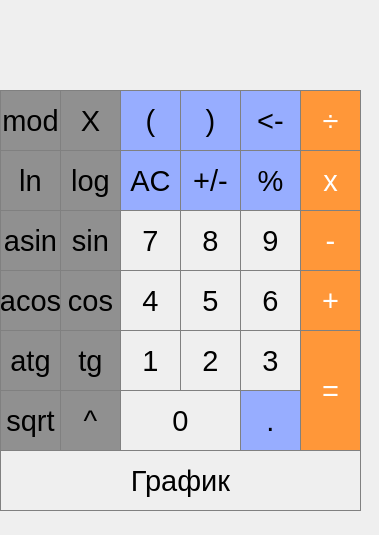
<?xml version="1.0" encoding="UTF-8"?>
<ui version="4.0">
 <class>MainWindow</class>
 <widget class="QMainWindow" name="MainWindow">
  <property name="geometry">
   <rect>
    <x>0</x>
    <y>0</y>
    <width>379</width>
    <height>535</height>
   </rect>
  </property>
  <property name="windowTitle">
   <string>MainWindow</string>
  </property>
  <property name="main" stdset="0">
   <string/>
  </property>
  <widget class="QWidget" name="centralwidget">
   <widget class="QLabel" name="result_show">
    <property name="geometry">
     <rect>
      <x>0</x>
      <y>0</y>
      <width>361</width>
      <height>91</height>
     </rect>
    </property>
    <property name="font">
     <font>
      <pointsize>20</pointsize>
     </font>
    </property>
    <property name="styleSheet">
     <string notr="true">QLabel {
  qproperty-alignment: 'AlignVCenter | AlignRight';
  border-bottom: 1px solid gray;
}

background-color : white;</string>
    </property>
    <property name="text">
     <string/>
    </property>
    <property name="alignment">
     <set>Qt::AlignLeading|Qt::AlignLeft|Qt::AlignVCenter</set>
    </property>
   </widget>
   <widget class="QPushButton" name="pushButton_AC">
    <property name="geometry">
     <rect>
      <x>120</x>
      <y>150</y>
      <width>61</width>
      <height>61</height>
     </rect>
    </property>
    <property name="font">
     <font>
      <pointsize>22</pointsize>
     </font>
    </property>
    <property name="styleSheet">
     <string notr="true">QPushButton {
  background-color: rgb(151, 173, 255);
  border: 1px solid gray;
}
QPushButton:pressed {
    background-color: qlineargradient(x1: 0, y1: 0, x2: 0, y2: 1,
                                      stop: 0 #BEBEBE, stop: 1 #D7D7D7);
}</string>
    </property>
    <property name="text">
     <string>AC</string>
    </property>
   </widget>
   <widget class="QPushButton" name="pushButton_plus_minus">
    <property name="geometry">
     <rect>
      <x>180</x>
      <y>150</y>
      <width>61</width>
      <height>61</height>
     </rect>
    </property>
    <property name="font">
     <font>
      <pointsize>22</pointsize>
     </font>
    </property>
    <property name="styleSheet">
     <string notr="true">QPushButton {
  background-color: rgb(151, 173, 255);
  border: 1px solid gray;
}
QPushButton:pressed {
    background-color: qlineargradient(x1: 0, y1: 0, x2: 0, y2: 1,
                                      stop: 0 #BEBEBE, stop: 1 #D7D7D7);
}</string>
    </property>
    <property name="text">
     <string>+/-</string>
    </property>
   </widget>
   <widget class="QPushButton" name="pushButton_percent">
    <property name="geometry">
     <rect>
      <x>240</x>
      <y>150</y>
      <width>61</width>
      <height>61</height>
     </rect>
    </property>
    <property name="font">
     <font>
      <pointsize>22</pointsize>
     </font>
    </property>
    <property name="styleSheet">
     <string notr="true">QPushButton {
  background-color: rgb(151, 173, 255);
  border: 1px solid gray;
}
QPushButton:pressed {
    background-color: qlineargradient(x1: 0, y1: 0, x2: 0, y2: 1,
                                      stop: 0 #BEBEBE, stop: 1 #D7D7D7);
}</string>
    </property>
    <property name="text">
     <string>%</string>
    </property>
   </widget>
   <widget class="QPushButton" name="pushButton_divide">
    <property name="geometry">
     <rect>
      <x>300</x>
      <y>90</y>
      <width>61</width>
      <height>61</height>
     </rect>
    </property>
    <property name="font">
     <font>
      <pointsize>22</pointsize>
     </font>
    </property>
    <property name="styleSheet">
     <string notr="true">QPushButton {
  background-color: rgb(255, 151, 57);
  color: white; 
  border: 1px solid gray;
}

QPushButton:pressed {
    background-color: qlineargradient(x1: 0, y1: 0, x2: 0, y2: 1,
                                      stop: 0 #FF7832, stop: 1 #FF9739);
}</string>
    </property>
    <property name="text">
     <string>÷</string>
    </property>
   </widget>
   <widget class="QPushButton" name="pushButton_8">
    <property name="geometry">
     <rect>
      <x>180</x>
      <y>210</y>
      <width>61</width>
      <height>61</height>
     </rect>
    </property>
    <property name="font">
     <font>
      <pointsize>22</pointsize>
     </font>
    </property>
    <property name="styleSheet">
     <string notr="true">QPushButton {
   border: 1px solid gray;
}
QPushButton:pressed {
    background-color: qlineargradient(x1: 0, y1: 0, x2: 0, y2: 1,
                                      stop: 0 #dadbde, stop: 1 #f6f7fa);
}</string>
    </property>
    <property name="text">
     <string>8</string>
    </property>
   </widget>
   <widget class="QPushButton" name="pushButton_9">
    <property name="geometry">
     <rect>
      <x>240</x>
      <y>210</y>
      <width>61</width>
      <height>61</height>
     </rect>
    </property>
    <property name="font">
     <font>
      <pointsize>22</pointsize>
     </font>
    </property>
    <property name="styleSheet">
     <string notr="true">QPushButton {
   border: 1px solid gray;
}
QPushButton:pressed {
    background-color: qlineargradient(x1: 0, y1: 0, x2: 0, y2: 1,
                                      stop: 0 #dadbde, stop: 1 #f6f7fa);
}</string>
    </property>
    <property name="text">
     <string>9</string>
    </property>
   </widget>
   <widget class="QPushButton" name="pushButton_mult">
    <property name="geometry">
     <rect>
      <x>300</x>
      <y>150</y>
      <width>61</width>
      <height>61</height>
     </rect>
    </property>
    <property name="font">
     <font>
      <pointsize>22</pointsize>
     </font>
    </property>
    <property name="styleSheet">
     <string notr="true">QPushButton {
  background-color: rgb(255, 151, 57);
  color: white; 
  border: 1px solid gray;
}

QPushButton:pressed {
    background-color: qlineargradient(x1: 0, y1: 0, x2: 0, y2: 1,
                                      stop: 0 #FF7832, stop: 1 #FF9739);
}</string>
    </property>
    <property name="text">
     <string>x</string>
    </property>
   </widget>
   <widget class="QPushButton" name="pushButton_7">
    <property name="geometry">
     <rect>
      <x>120</x>
      <y>210</y>
      <width>61</width>
      <height>61</height>
     </rect>
    </property>
    <property name="font">
     <font>
      <pointsize>22</pointsize>
     </font>
    </property>
    <property name="styleSheet">
     <string notr="true">QPushButton {
   border: 1px solid gray;
}
QPushButton:pressed {
    background-color: qlineargradient(x1: 0, y1: 0, x2: 0, y2: 1,
                                      stop: 0 #dadbde, stop: 1 #f6f7fa);
}</string>
    </property>
    <property name="text">
     <string>7</string>
    </property>
   </widget>
   <widget class="QPushButton" name="pushButton_2">
    <property name="geometry">
     <rect>
      <x>180</x>
      <y>330</y>
      <width>61</width>
      <height>61</height>
     </rect>
    </property>
    <property name="font">
     <font>
      <pointsize>22</pointsize>
     </font>
    </property>
    <property name="styleSheet">
     <string notr="true">QPushButton {
   border: 1px solid gray;
}
QPushButton:pressed {
    background-color: qlineargradient(x1: 0, y1: 0, x2: 0, y2: 1,
                                      stop: 0 #dadbde, stop: 1 #f6f7fa);
}</string>
    </property>
    <property name="text">
     <string>2</string>
    </property>
   </widget>
   <widget class="QPushButton" name="pushButton_3">
    <property name="geometry">
     <rect>
      <x>240</x>
      <y>330</y>
      <width>61</width>
      <height>61</height>
     </rect>
    </property>
    <property name="font">
     <font>
      <pointsize>22</pointsize>
     </font>
    </property>
    <property name="styleSheet">
     <string notr="true">QPushButton {
   border: 1px solid gray;
}
QPushButton:pressed {
    background-color: qlineargradient(x1: 0, y1: 0, x2: 0, y2: 1,
                                      stop: 0 #dadbde, stop: 1 #f6f7fa);
}</string>
    </property>
    <property name="text">
     <string>3</string>
    </property>
   </widget>
   <widget class="QPushButton" name="pushButton_5">
    <property name="geometry">
     <rect>
      <x>180</x>
      <y>270</y>
      <width>61</width>
      <height>61</height>
     </rect>
    </property>
    <property name="font">
     <font>
      <pointsize>22</pointsize>
     </font>
    </property>
    <property name="styleSheet">
     <string notr="true">QPushButton {
   border: 1px solid gray;
}
QPushButton:pressed {
    background-color: qlineargradient(x1: 0, y1: 0, x2: 0, y2: 1,
                                      stop: 0 #dadbde, stop: 1 #f6f7fa);
}</string>
    </property>
    <property name="text">
     <string>5</string>
    </property>
   </widget>
   <widget class="QPushButton" name="pushButton_6">
    <property name="geometry">
     <rect>
      <x>240</x>
      <y>270</y>
      <width>61</width>
      <height>61</height>
     </rect>
    </property>
    <property name="font">
     <font>
      <pointsize>22</pointsize>
     </font>
    </property>
    <property name="styleSheet">
     <string notr="true">QPushButton {
   border: 1px solid gray;
}
QPushButton:pressed {
    background-color: qlineargradient(x1: 0, y1: 0, x2: 0, y2: 1,
                                      stop: 0 #dadbde, stop: 1 #f6f7fa);
}</string>
    </property>
    <property name="text">
     <string>6</string>
    </property>
   </widget>
   <widget class="QPushButton" name="pushButton_minus">
    <property name="geometry">
     <rect>
      <x>300</x>
      <y>210</y>
      <width>61</width>
      <height>61</height>
     </rect>
    </property>
    <property name="font">
     <font>
      <pointsize>22</pointsize>
     </font>
    </property>
    <property name="styleSheet">
     <string notr="true">QPushButton {
  background-color: rgb(255, 151, 57);
  color: white; 
  border: 1px solid gray;
}

QPushButton:pressed {
    background-color: qlineargradient(x1: 0, y1: 0, x2: 0, y2: 1,
                                      stop: 0 #FF7832, stop: 1 #FF9739);
}</string>
    </property>
    <property name="text">
     <string>-</string>
    </property>
   </widget>
   <widget class="QPushButton" name="pushButton_plus">
    <property name="geometry">
     <rect>
      <x>300</x>
      <y>270</y>
      <width>61</width>
      <height>61</height>
     </rect>
    </property>
    <property name="font">
     <font>
      <pointsize>22</pointsize>
     </font>
    </property>
    <property name="styleSheet">
     <string notr="true">QPushButton {
  background-color: rgb(255, 151, 57);
  color: white; 
  border: 1px solid gray;
}

QPushButton:pressed {
    background-color: qlineargradient(x1: 0, y1: 0, x2: 0, y2: 1,
                                      stop: 0 #FF7832, stop: 1 #FF9739);
}</string>
    </property>
    <property name="text">
     <string>+</string>
    </property>
   </widget>
   <widget class="QPushButton" name="pushButton_4">
    <property name="geometry">
     <rect>
      <x>120</x>
      <y>270</y>
      <width>61</width>
      <height>61</height>
     </rect>
    </property>
    <property name="font">
     <font>
      <pointsize>22</pointsize>
     </font>
    </property>
    <property name="styleSheet">
     <string notr="true">QPushButton {
   border: 1px solid gray;
}
QPushButton:pressed {
    background-color: qlineargradient(x1: 0, y1: 0, x2: 0, y2: 1,
                                      stop: 0 #dadbde, stop: 1 #f6f7fa);
}</string>
    </property>
    <property name="text">
     <string>4</string>
    </property>
   </widget>
   <widget class="QPushButton" name="pushButton_1">
    <property name="geometry">
     <rect>
      <x>120</x>
      <y>330</y>
      <width>61</width>
      <height>61</height>
     </rect>
    </property>
    <property name="font">
     <font>
      <pointsize>22</pointsize>
     </font>
    </property>
    <property name="styleSheet">
     <string notr="true">QPushButton {
   border: 1px solid gray;
}
QPushButton:pressed {
    background-color: qlineargradient(x1: 0, y1: 0, x2: 0, y2: 1,
                                      stop: 0 #dadbde, stop: 1 #f6f7fa);
}</string>
    </property>
    <property name="text">
     <string>1</string>
    </property>
   </widget>
   <widget class="QPushButton" name="pushButton_0">
    <property name="geometry">
     <rect>
      <x>120</x>
      <y>390</y>
      <width>121</width>
      <height>61</height>
     </rect>
    </property>
    <property name="font">
     <font>
      <pointsize>22</pointsize>
     </font>
    </property>
    <property name="styleSheet">
     <string notr="true">QPushButton {
   border: 1px solid gray;
}
QPushButton:pressed {
    background-color: qlineargradient(x1: 0, y1: 0, x2: 0, y2: 1,
                                      stop: 0 #dadbde, stop: 1 #f6f7fa);
}</string>
    </property>
    <property name="text">
     <string>0</string>
    </property>
   </widget>
   <widget class="QPushButton" name="pushButton_dot">
    <property name="geometry">
     <rect>
      <x>240</x>
      <y>390</y>
      <width>61</width>
      <height>61</height>
     </rect>
    </property>
    <property name="font">
     <font>
      <pointsize>22</pointsize>
     </font>
    </property>
    <property name="styleSheet">
     <string notr="true">QPushButton {
  background-color: rgb(151, 173, 255);
  border: 1px solid gray;
}
QPushButton:pressed {
    background-color: qlineargradient(x1: 0, y1: 0, x2: 0, y2: 1,
                                      stop: 0 #BEBEBE, stop: 1 #D7D7D7);
}</string>
    </property>
    <property name="text">
     <string>.</string>
    </property>
   </widget>
   <widget class="QPushButton" name="pushButton_operate">
    <property name="geometry">
     <rect>
      <x>300</x>
      <y>330</y>
      <width>61</width>
      <height>121</height>
     </rect>
    </property>
    <property name="font">
     <font>
      <pointsize>22</pointsize>
     </font>
    </property>
    <property name="styleSheet">
     <string notr="true">QPushButton {
  background-color: rgb(255, 151, 57);
  color: white; 
  border: 1px solid gray;
}

QPushButton:pressed {
    background-color: qlineargradient(x1: 0, y1: 0, x2: 0, y2: 1,
                                      stop: 0 #FF7832, stop: 1 #FF9739);
}</string>
    </property>
    <property name="text">
     <string>=</string>
    </property>
   </widget>
   <widget class="QPushButton" name="pushButton_sin">
    <property name="geometry">
     <rect>
      <x>60</x>
      <y>210</y>
      <width>61</width>
      <height>61</height>
     </rect>
    </property>
    <property name="font">
     <font>
      <pointsize>22</pointsize>
     </font>
    </property>
    <property name="styleSheet">
     <string notr="true">QPushButton {
  background-color: rgb(144, 144, 144);
  border: 1px solid gray;
}
QPushButton:pressed {
    background-color: qlineargradient(x1: 0, y1: 0, x2: 0, y2: 1,
                                      stop: 0 #BEBEBE, stop: 1 #D7D7D7);
}</string>
    </property>
    <property name="text">
     <string>sin</string>
    </property>
   </widget>
   <widget class="QPushButton" name="pushButton_cos">
    <property name="geometry">
     <rect>
      <x>60</x>
      <y>270</y>
      <width>61</width>
      <height>61</height>
     </rect>
    </property>
    <property name="font">
     <font>
      <pointsize>22</pointsize>
     </font>
    </property>
    <property name="styleSheet">
     <string notr="true">QPushButton {
  background-color: rgb(144, 144, 144);
  border: 1px solid gray;
}
QPushButton:pressed {
    background-color: qlineargradient(x1: 0, y1: 0, x2: 0, y2: 1,
                                      stop: 0 #BEBEBE, stop: 1 #D7D7D7);
}</string>
    </property>
    <property name="text">
     <string>cos</string>
    </property>
   </widget>
   <widget class="QPushButton" name="pushButton_log">
    <property name="geometry">
     <rect>
      <x>60</x>
      <y>150</y>
      <width>61</width>
      <height>61</height>
     </rect>
    </property>
    <property name="font">
     <font>
      <pointsize>22</pointsize>
     </font>
    </property>
    <property name="styleSheet">
     <string notr="true">QPushButton {
  background-color: rgb(144, 144, 144);
  border: 1px solid gray;
}
QPushButton:pressed {
    background-color: qlineargradient(x1: 0, y1: 0, x2: 0, y2: 1,
                                      stop: 0 #BEBEBE, stop: 1 #D7D7D7);
}</string>
    </property>
    <property name="text">
     <string>log</string>
    </property>
   </widget>
   <widget class="QPushButton" name="pushButton_tan">
    <property name="geometry">
     <rect>
      <x>60</x>
      <y>330</y>
      <width>61</width>
      <height>61</height>
     </rect>
    </property>
    <property name="font">
     <font>
      <pointsize>22</pointsize>
     </font>
    </property>
    <property name="styleSheet">
     <string notr="true">QPushButton {
  background-color: rgb(144, 144, 144);
  border: 1px solid gray;
}
QPushButton:pressed {
    background-color: qlineargradient(x1: 0, y1: 0, x2: 0, y2: 1,
                                      stop: 0 #BEBEBE, stop: 1 #D7D7D7);
}</string>
    </property>
    <property name="text">
     <string>tg</string>
    </property>
   </widget>
   <widget class="QPushButton" name="pushButton_pow">
    <property name="geometry">
     <rect>
      <x>60</x>
      <y>390</y>
      <width>61</width>
      <height>61</height>
     </rect>
    </property>
    <property name="font">
     <font>
      <pointsize>22</pointsize>
     </font>
    </property>
    <property name="styleSheet">
     <string notr="true">QPushButton {
  background-color: rgb(144, 144, 144);
  border: 1px solid gray;
}
QPushButton:pressed {
    background-color: qlineargradient(x1: 0, y1: 0, x2: 0, y2: 1,
                                      stop: 0 #BEBEBE, stop: 1 #D7D7D7);
}</string>
    </property>
    <property name="text">
     <string>^</string>
    </property>
   </widget>
   <widget class="QPushButton" name="pushButton_bracket_open">
    <property name="geometry">
     <rect>
      <x>120</x>
      <y>90</y>
      <width>61</width>
      <height>61</height>
     </rect>
    </property>
    <property name="font">
     <font>
      <pointsize>22</pointsize>
     </font>
    </property>
    <property name="styleSheet">
     <string notr="true">QPushButton {
  background-color: rgb(151, 173, 255);
  border: 1px solid gray;
}
QPushButton:pressed {
    background-color: qlineargradient(x1: 0, y1: 0, x2: 0, y2: 1,
                                      stop: 0 #BEBEBE, stop: 1 #D7D7D7);
}</string>
    </property>
    <property name="text">
     <string>(</string>
    </property>
   </widget>
   <widget class="QPushButton" name="pushButton_bracket_close">
    <property name="geometry">
     <rect>
      <x>180</x>
      <y>90</y>
      <width>61</width>
      <height>61</height>
     </rect>
    </property>
    <property name="font">
     <font>
      <pointsize>22</pointsize>
     </font>
    </property>
    <property name="styleSheet">
     <string notr="true">QPushButton {
  background-color: rgb(151, 173, 255);
  border: 1px solid gray;
}
QPushButton:pressed {
    background-color: qlineargradient(x1: 0, y1: 0, x2: 0, y2: 1,
                                      stop: 0 #BEBEBE, stop: 1 #D7D7D7);
}</string>
    </property>
    <property name="text">
     <string>)</string>
    </property>
   </widget>
   <widget class="QPushButton" name="pushButton_clear">
    <property name="geometry">
     <rect>
      <x>240</x>
      <y>90</y>
      <width>61</width>
      <height>61</height>
     </rect>
    </property>
    <property name="font">
     <font>
      <pointsize>22</pointsize>
     </font>
    </property>
    <property name="styleSheet">
     <string notr="true">QPushButton {
  background-color: rgb(151, 173, 255);
  border: 1px solid gray;
}
QPushButton:pressed {
    background-color: qlineargradient(x1: 0, y1: 0, x2: 0, y2: 1,
                                      stop: 0 #BEBEBE, stop: 1 #D7D7D7);
}</string>
    </property>
    <property name="text">
     <string>&lt;-</string>
    </property>
   </widget>
   <widget class="QPushButton" name="pushButton_atan">
    <property name="geometry">
     <rect>
      <x>0</x>
      <y>330</y>
      <width>61</width>
      <height>61</height>
     </rect>
    </property>
    <property name="font">
     <font>
      <pointsize>22</pointsize>
     </font>
    </property>
    <property name="styleSheet">
     <string notr="true">QPushButton {
  background-color: rgb(144, 144, 144);
  border: 1px solid gray;
}
QPushButton:pressed {
    background-color: qlineargradient(x1: 0, y1: 0, x2: 0, y2: 1,
                                      stop: 0 #BEBEBE, stop: 1 #D7D7D7);
}</string>
    </property>
    <property name="text">
     <string>atg</string>
    </property>
   </widget>
   <widget class="QPushButton" name="pushButton_asin">
    <property name="geometry">
     <rect>
      <x>0</x>
      <y>210</y>
      <width>61</width>
      <height>61</height>
     </rect>
    </property>
    <property name="font">
     <font>
      <pointsize>22</pointsize>
     </font>
    </property>
    <property name="styleSheet">
     <string notr="true">QPushButton {
  background-color: rgb(144, 144, 144);
  border: 1px solid gray;
}
QPushButton:pressed {
    background-color: qlineargradient(x1: 0, y1: 0, x2: 0, y2: 1,
                                      stop: 0 #BEBEBE, stop: 1 #D7D7D7);
}</string>
    </property>
    <property name="text">
     <string>asin</string>
    </property>
   </widget>
   <widget class="QPushButton" name="pushButton_ln">
    <property name="geometry">
     <rect>
      <x>0</x>
      <y>150</y>
      <width>61</width>
      <height>61</height>
     </rect>
    </property>
    <property name="font">
     <font>
      <pointsize>22</pointsize>
     </font>
    </property>
    <property name="styleSheet">
     <string notr="true">QPushButton {
  background-color: rgb(144, 144, 144);
  border: 1px solid gray;
}
QPushButton:pressed {
    background-color: qlineargradient(x1: 0, y1: 0, x2: 0, y2: 1,
                                      stop: 0 #BEBEBE, stop: 1 #D7D7D7);
}</string>
    </property>
    <property name="text">
     <string>ln</string>
    </property>
   </widget>
   <widget class="QPushButton" name="pushButton_sqrt">
    <property name="geometry">
     <rect>
      <x>0</x>
      <y>390</y>
      <width>61</width>
      <height>61</height>
     </rect>
    </property>
    <property name="font">
     <font>
      <pointsize>22</pointsize>
     </font>
    </property>
    <property name="styleSheet">
     <string notr="true">QPushButton {
  background-color: rgb(144, 144, 144);
  border: 1px solid gray;
}
QPushButton:pressed {
    background-color: qlineargradient(x1: 0, y1: 0, x2: 0, y2: 1,
                                      stop: 0 #BEBEBE, stop: 1 #D7D7D7);
}</string>
    </property>
    <property name="text">
     <string>sqrt</string>
    </property>
   </widget>
   <widget class="QPushButton" name="pushButton_acos">
    <property name="geometry">
     <rect>
      <x>0</x>
      <y>270</y>
      <width>61</width>
      <height>61</height>
     </rect>
    </property>
    <property name="font">
     <font>
      <pointsize>22</pointsize>
     </font>
    </property>
    <property name="styleSheet">
     <string notr="true">QPushButton {
  background-color: rgb(144, 144, 144);
  border: 1px solid gray;
}
QPushButton:pressed {
    background-color: qlineargradient(x1: 0, y1: 0, x2: 0, y2: 1,
                                      stop: 0 #BEBEBE, stop: 1 #D7D7D7);
}</string>
    </property>
    <property name="text">
     <string>acos</string>
    </property>
   </widget>
   <widget class="QPushButton" name="pushButton_value_x">
    <property name="geometry">
     <rect>
      <x>60</x>
      <y>90</y>
      <width>61</width>
      <height>61</height>
     </rect>
    </property>
    <property name="font">
     <font>
      <pointsize>22</pointsize>
     </font>
    </property>
    <property name="styleSheet">
     <string notr="true">QPushButton {
  background-color: rgb(144, 144, 144);
  border: 1px solid gray;
}
QPushButton:pressed {
    background-color: qlineargradient(x1: 0, y1: 0, x2: 0, y2: 1,
                                      stop: 0 #BEBEBE, stop: 1 #D7D7D7);
}</string>
    </property>
    <property name="text">
     <string>X</string>
    </property>
   </widget>
   <widget class="QPushButton" name="pushButton_mod">
    <property name="geometry">
     <rect>
      <x>0</x>
      <y>90</y>
      <width>61</width>
      <height>61</height>
     </rect>
    </property>
    <property name="font">
     <font>
      <pointsize>22</pointsize>
     </font>
    </property>
    <property name="styleSheet">
     <string notr="true">QPushButton {
  background-color: rgb(144, 144, 144);
  border: 1px solid gray;
}
QPushButton:pressed {
    background-color: qlineargradient(x1: 0, y1: 0, x2: 0, y2: 1,
                                      stop: 0 #BEBEBE, stop: 1 #D7D7D7);
}</string>
    </property>
    <property name="text">
     <string>mod</string>
    </property>
   </widget>
   <widget class="QPushButton" name="pushButton_graph">
    <property name="geometry">
     <rect>
      <x>0</x>
      <y>450</y>
      <width>361</width>
      <height>61</height>
     </rect>
    </property>
    <property name="font">
     <font>
      <pointsize>22</pointsize>
     </font>
    </property>
    <property name="styleSheet">
     <string notr="true">QPushButton {
   border: 1px solid gray;
}
QPushButton:pressed {
    background-color: qlineargradient(x1: 0, y1: 0, x2: 0, y2: 1,
                                      stop: 0 #dadbde, stop: 1 #f6f7fa);
}</string>
    </property>
    <property name="text">
     <string>График</string>
    </property>
   </widget>
  </widget>
 </widget>
 <resources/>
 <connections/>
</ui>
